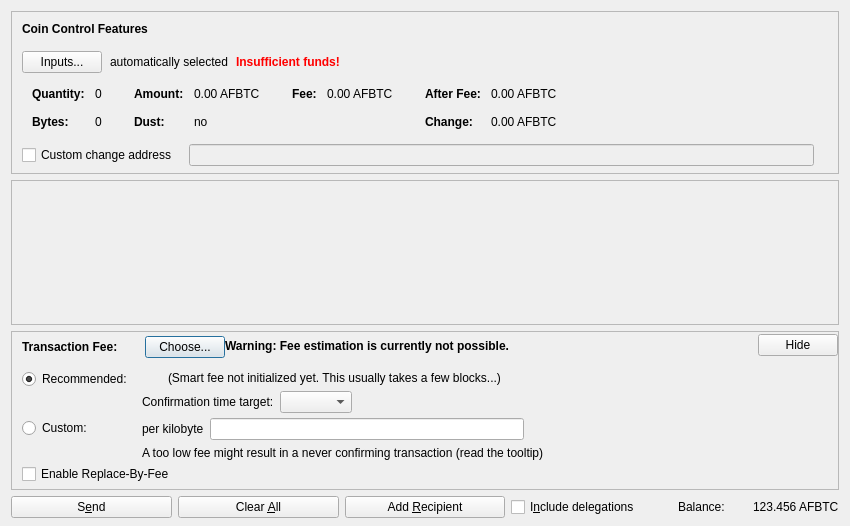
<?xml version="1.0" encoding="UTF-8"?>
<ui version="4.0">
 <class>SendCoinsDialog</class>
 <widget class="QDialog" name="SendCoinsDialog">
  <property name="geometry">
   <rect>
    <x>0</x>
    <y>0</y>
    <width>850</width>
    <height>526</height>
   </rect>
  </property>
  <property name="windowTitle">
   <string>Send Coins</string>
  </property>
  <layout class="QVBoxLayout" name="verticalLayout" stretch="0,1,0,0">
   <property name="bottomMargin">
    <number>8</number>
   </property>
   <item>
    <widget class="QFrame" name="frameCoinControl">
     <property name="sizePolicy">
      <sizepolicy hsizetype="Expanding" vsizetype="Expanding">
       <horstretch>0</horstretch>
       <verstretch>0</verstretch>
      </sizepolicy>
     </property>
     <property name="maximumSize">
      <size>
       <width>16777215</width>
       <height>16777215</height>
      </size>
     </property>
     <property name="frameShape">
      <enum>QFrame::StyledPanel</enum>
     </property>
     <property name="frameShadow">
      <enum>QFrame::Sunken</enum>
     </property>
     <layout class="QVBoxLayout" name="verticalLayoutCoinControl2">
      <property name="spacing">
       <number>0</number>
      </property>
      <property name="leftMargin">
       <number>0</number>
      </property>
      <property name="topMargin">
       <number>0</number>
      </property>
      <property name="rightMargin">
       <number>0</number>
      </property>
      <property name="bottomMargin">
       <number>6</number>
      </property>
      <item>
       <layout class="QVBoxLayout" name="verticalLayoutCoinControl" stretch="0,0,0,0,1">
        <property name="spacing">
         <number>0</number>
        </property>
        <property name="leftMargin">
         <number>10</number>
        </property>
        <property name="topMargin">
         <number>10</number>
        </property>
        <item>
         <layout class="QHBoxLayout" name="horizontalLayoutCoinControl1">
          <property name="bottomMargin">
           <number>15</number>
          </property>
          <item>
           <widget class="QLabel" name="labelCoinControlFeatures">
            <property name="sizePolicy">
             <sizepolicy hsizetype="Preferred" vsizetype="Maximum">
              <horstretch>0</horstretch>
              <verstretch>0</verstretch>
             </sizepolicy>
            </property>
            <property name="font">
             <font>
              <weight>75</weight>
              <bold>true</bold>
             </font>
            </property>
            <property name="styleSheet">
             <string notr="true">font-weight:bold;</string>
            </property>
            <property name="text">
             <string>Coin Control Features</string>
            </property>
           </widget>
          </item>
         </layout>
        </item>
        <item>
         <layout class="QHBoxLayout" name="horizontalLayoutCoinControl2" stretch="0,0,0,0">
          <property name="spacing">
           <number>8</number>
          </property>
          <property name="bottomMargin">
           <number>10</number>
          </property>
          <item>
           <widget class="QPushButton" name="pushButtonCoinControl">
            <property name="styleSheet">
             <string notr="true"/>
            </property>
            <property name="text">
             <string>Inputs...</string>
            </property>
            <property name="autoDefault">
             <bool>false</bool>
            </property>
           </widget>
          </item>
          <item>
           <widget class="QLabel" name="labelCoinControlAutomaticallySelected">
            <property name="text">
             <string>automatically selected</string>
            </property>
            <property name="margin">
             <number>5</number>
            </property>
           </widget>
          </item>
          <item>
           <widget class="QLabel" name="labelCoinControlInsuffFunds">
            <property name="font">
             <font>
              <weight>75</weight>
              <bold>true</bold>
             </font>
            </property>
            <property name="styleSheet">
             <string notr="true">color:red;font-weight:bold;</string>
            </property>
            <property name="text">
             <string>Insufficient funds!</string>
            </property>
            <property name="margin">
             <number>5</number>
            </property>
           </widget>
          </item>
          <item>
           <spacer name="horizontalSpacerCoinControl">
            <property name="orientation">
             <enum>Qt::Horizontal</enum>
            </property>
            <property name="sizeHint" stdset="0">
             <size>
              <width>40</width>
              <height>1</height>
             </size>
            </property>
           </spacer>
          </item>
         </layout>
        </item>
        <item>
         <widget class="QWidget" name="widgetCoinControl" native="true">
          <property name="sizePolicy">
           <sizepolicy hsizetype="Preferred" vsizetype="Preferred">
            <horstretch>0</horstretch>
            <verstretch>0</verstretch>
           </sizepolicy>
          </property>
          <property name="minimumSize">
           <size>
            <width>0</width>
            <height>0</height>
           </size>
          </property>
          <property name="styleSheet">
           <string notr="true"/>
          </property>
          <layout class="QHBoxLayout" name="horizontalLayoutCoinControl5">
           <property name="leftMargin">
            <number>0</number>
           </property>
           <property name="topMargin">
            <number>0</number>
           </property>
           <property name="rightMargin">
            <number>0</number>
           </property>
           <property name="bottomMargin">
            <number>0</number>
           </property>
           <item>
            <layout class="QHBoxLayout" name="horizontalLayoutCoinControl3" stretch="0,0,0,1">
             <property name="spacing">
              <number>20</number>
             </property>
             <property name="topMargin">
              <number>0</number>
             </property>
             <property name="bottomMargin">
              <number>10</number>
             </property>
             <item>
              <layout class="QFormLayout" name="formLayoutCoinControl1">
               <property name="horizontalSpacing">
                <number>10</number>
               </property>
               <property name="verticalSpacing">
                <number>14</number>
               </property>
               <property name="leftMargin">
                <number>10</number>
               </property>
               <property name="topMargin">
                <number>4</number>
               </property>
               <property name="rightMargin">
                <number>6</number>
               </property>
               <item row="0" column="0">
                <widget class="QLabel" name="labelCoinControlQuantityText">
                 <property name="font">
                  <font>
                   <weight>75</weight>
                   <bold>true</bold>
                  </font>
                 </property>
                 <property name="text">
                  <string>Quantity:</string>
                 </property>
                 <property name="margin">
                  <number>0</number>
                 </property>
                </widget>
               </item>
               <item row="0" column="1">
                <widget class="QLabel" name="labelCoinControlQuantity">
                 <property name="cursor">
                  <cursorShape>IBeamCursor</cursorShape>
                 </property>
                 <property name="contextMenuPolicy">
                  <enum>Qt::ActionsContextMenu</enum>
                 </property>
                 <property name="text">
                  <string notr="true">0</string>
                 </property>
                 <property name="margin">
                  <number>0</number>
                 </property>
                 <property name="textInteractionFlags">
                  <set>Qt::LinksAccessibleByMouse|Qt::TextSelectableByKeyboard|Qt::TextSelectableByMouse</set>
                 </property>
                </widget>
               </item>
               <item row="1" column="0">
                <widget class="QLabel" name="labelCoinControlBytesText">
                 <property name="font">
                  <font>
                   <weight>75</weight>
                   <bold>true</bold>
                  </font>
                 </property>
                 <property name="text">
                  <string>Bytes:</string>
                 </property>
                </widget>
               </item>
               <item row="1" column="1">
                <widget class="QLabel" name="labelCoinControlBytes">
                 <property name="cursor">
                  <cursorShape>IBeamCursor</cursorShape>
                 </property>
                 <property name="contextMenuPolicy">
                  <enum>Qt::ActionsContextMenu</enum>
                 </property>
                 <property name="text">
                  <string notr="true">0</string>
                 </property>
                 <property name="textInteractionFlags">
                  <set>Qt::LinksAccessibleByMouse|Qt::TextSelectableByKeyboard|Qt::TextSelectableByMouse</set>
                 </property>
                </widget>
               </item>
              </layout>
             </item>
             <item>
              <layout class="QFormLayout" name="formLayoutCoinControl2">
               <property name="horizontalSpacing">
                <number>10</number>
               </property>
               <property name="verticalSpacing">
                <number>14</number>
               </property>
               <property name="leftMargin">
                <number>6</number>
               </property>
               <property name="topMargin">
                <number>4</number>
               </property>
               <property name="rightMargin">
                <number>6</number>
               </property>
               <item row="0" column="0">
                <widget class="QLabel" name="labelCoinControlAmountText">
                 <property name="font">
                  <font>
                   <weight>75</weight>
                   <bold>true</bold>
                  </font>
                 </property>
                 <property name="text">
                  <string>Amount:</string>
                 </property>
                 <property name="margin">
                  <number>0</number>
                 </property>
                </widget>
               </item>
               <item row="0" column="1">
                <widget class="QLabel" name="labelCoinControlAmount">
                 <property name="cursor">
                  <cursorShape>IBeamCursor</cursorShape>
                 </property>
                 <property name="contextMenuPolicy">
                  <enum>Qt::ActionsContextMenu</enum>
                 </property>
                 <property name="text">
                  <string notr="true">0.00 AFBTC</string>
                 </property>
                 <property name="textInteractionFlags">
                  <set>Qt::LinksAccessibleByMouse|Qt::TextSelectableByKeyboard|Qt::TextSelectableByMouse</set>
                 </property>
                </widget>
               </item>
               <item row="1" column="0">
                <widget class="QLabel" name="labelCoinControlLowOutputText">
                 <property name="font">
                  <font>
                   <weight>75</weight>
                   <bold>true</bold>
                  </font>
                 </property>
                 <property name="text">
                  <string>Dust:</string>
                 </property>
                </widget>
               </item>
               <item row="1" column="1">
                <widget class="QLabel" name="labelCoinControlLowOutput">
                 <property name="cursor">
                  <cursorShape>IBeamCursor</cursorShape>
                 </property>
                 <property name="contextMenuPolicy">
                  <enum>Qt::ActionsContextMenu</enum>
                 </property>
                 <property name="text">
                  <string notr="true">no</string>
                 </property>
                 <property name="textInteractionFlags">
                  <set>Qt::LinksAccessibleByMouse|Qt::TextSelectableByKeyboard|Qt::TextSelectableByMouse</set>
                 </property>
                </widget>
               </item>
              </layout>
             </item>
             <item>
              <layout class="QFormLayout" name="formLayoutCoinControl3">
               <property name="horizontalSpacing">
                <number>10</number>
               </property>
               <property name="verticalSpacing">
                <number>14</number>
               </property>
               <property name="leftMargin">
                <number>6</number>
               </property>
               <property name="topMargin">
                <number>4</number>
               </property>
               <property name="rightMargin">
                <number>6</number>
               </property>
               <item row="0" column="0">
                <widget class="QLabel" name="labelCoinControlFeeText">
                 <property name="font">
                  <font>
                   <weight>75</weight>
                   <bold>true</bold>
                  </font>
                 </property>
                 <property name="text">
                  <string>Fee:</string>
                 </property>
                 <property name="margin">
                  <number>0</number>
                 </property>
                </widget>
               </item>
               <item row="0" column="1">
                <widget class="QLabel" name="labelCoinControlFee">
                 <property name="cursor">
                  <cursorShape>IBeamCursor</cursorShape>
                 </property>
                 <property name="contextMenuPolicy">
                  <enum>Qt::ActionsContextMenu</enum>
                 </property>
                 <property name="text">
                  <string notr="true">0.00 AFBTC</string>
                 </property>
                 <property name="textInteractionFlags">
                  <set>Qt::LinksAccessibleByMouse|Qt::TextSelectableByKeyboard|Qt::TextSelectableByMouse</set>
                 </property>
                </widget>
               </item>
              </layout>
             </item>
             <item>
              <layout class="QFormLayout" name="formLayoutCoinControl4">
               <property name="horizontalSpacing">
                <number>10</number>
               </property>
               <property name="verticalSpacing">
                <number>14</number>
               </property>
               <property name="leftMargin">
                <number>6</number>
               </property>
               <property name="topMargin">
                <number>4</number>
               </property>
               <property name="rightMargin">
                <number>6</number>
               </property>
               <item row="0" column="0">
                <widget class="QLabel" name="labelCoinControlAfterFeeText">
                 <property name="font">
                  <font>
                   <weight>75</weight>
                   <bold>true</bold>
                  </font>
                 </property>
                 <property name="text">
                  <string>After Fee:</string>
                 </property>
                 <property name="margin">
                  <number>0</number>
                 </property>
                </widget>
               </item>
               <item row="0" column="1">
                <widget class="QLabel" name="labelCoinControlAfterFee">
                 <property name="cursor">
                  <cursorShape>IBeamCursor</cursorShape>
                 </property>
                 <property name="contextMenuPolicy">
                  <enum>Qt::ActionsContextMenu</enum>
                 </property>
                 <property name="text">
                  <string notr="true">0.00 AFBTC</string>
                 </property>
                 <property name="textInteractionFlags">
                  <set>Qt::LinksAccessibleByMouse|Qt::TextSelectableByKeyboard|Qt::TextSelectableByMouse</set>
                 </property>
                </widget>
               </item>
               <item row="1" column="0">
                <widget class="QLabel" name="labelCoinControlChangeText">
                 <property name="font">
                  <font>
                   <weight>75</weight>
                   <bold>true</bold>
                  </font>
                 </property>
                 <property name="text">
                  <string>Change:</string>
                 </property>
                </widget>
               </item>
               <item row="1" column="1">
                <widget class="QLabel" name="labelCoinControlChange">
                 <property name="cursor">
                  <cursorShape>IBeamCursor</cursorShape>
                 </property>
                 <property name="contextMenuPolicy">
                  <enum>Qt::ActionsContextMenu</enum>
                 </property>
                 <property name="text">
                  <string notr="true">0.00 AFBTC</string>
                 </property>
                 <property name="textInteractionFlags">
                  <set>Qt::LinksAccessibleByMouse|Qt::TextSelectableByKeyboard|Qt::TextSelectableByMouse</set>
                 </property>
                </widget>
               </item>
              </layout>
             </item>
            </layout>
           </item>
          </layout>
         </widget>
        </item>
        <item>
         <layout class="QHBoxLayout" name="horizontalLayoutCoinControl4" stretch="0,0,0">
          <property name="spacing">
           <number>12</number>
          </property>
          <property name="sizeConstraint">
           <enum>QLayout::SetDefaultConstraint</enum>
          </property>
          <property name="topMargin">
           <number>5</number>
          </property>
          <property name="rightMargin">
           <number>5</number>
          </property>
          <item>
           <widget class="QCheckBox" name="checkBoxCoinControlChange">
            <property name="toolTip">
             <string>If this is activated, but the change address is empty or invalid, change will be sent to a newly generated address.</string>
            </property>
            <property name="text">
             <string>Custom change address</string>
            </property>
           </widget>
          </item>
          <item>
           <widget class="QValidatedLineEdit" name="lineEditCoinControlChange">
            <property name="enabled">
             <bool>false</bool>
            </property>
            <property name="sizePolicy">
             <sizepolicy hsizetype="Expanding" vsizetype="Fixed">
              <horstretch>0</horstretch>
              <verstretch>0</verstretch>
             </sizepolicy>
            </property>
           </widget>
          </item>
          <item>
           <widget class="QLabel" name="labelCoinControlChangeLabel">
            <property name="sizePolicy">
             <sizepolicy hsizetype="Preferred" vsizetype="Expanding">
              <horstretch>0</horstretch>
              <verstretch>0</verstretch>
             </sizepolicy>
            </property>
            <property name="minimumSize">
             <size>
              <width>0</width>
              <height>0</height>
             </size>
            </property>
            <property name="text">
             <string/>
            </property>
            <property name="margin">
             <number>3</number>
            </property>
           </widget>
          </item>
         </layout>
        </item>
        <item>
         <spacer name="verticalSpacerCoinControl">
          <property name="orientation">
           <enum>Qt::Vertical</enum>
          </property>
          <property name="sizeHint" stdset="0">
           <size>
            <width>800</width>
            <height>1</height>
           </size>
          </property>
         </spacer>
        </item>
       </layout>
      </item>
     </layout>
    </widget>
   </item>
   <item>
    <widget class="QScrollArea" name="scrollArea">
     <property name="widgetResizable">
      <bool>true</bool>
     </property>
     <widget class="QWidget" name="scrollAreaWidgetContents">
      <property name="geometry">
       <rect>
        <x>0</x>
        <y>0</y>
        <width>830</width>
        <height>104</height>
       </rect>
      </property>
      <layout class="QVBoxLayout" name="verticalLayout_2" stretch="0,1">
       <property name="leftMargin">
        <number>0</number>
       </property>
       <property name="topMargin">
        <number>0</number>
       </property>
       <property name="rightMargin">
        <number>0</number>
       </property>
       <property name="bottomMargin">
        <number>0</number>
       </property>
       <item>
        <layout class="QVBoxLayout" name="entries">
         <property name="spacing">
          <number>6</number>
         </property>
        </layout>
       </item>
       <item>
        <spacer name="verticalSpacer">
         <property name="orientation">
          <enum>Qt::Vertical</enum>
         </property>
         <property name="sizeHint" stdset="0">
          <size>
           <width>20</width>
           <height>40</height>
          </size>
         </property>
        </spacer>
       </item>
      </layout>
     </widget>
    </widget>
   </item>
   <item>
    <widget class="QFrame" name="frameFee">
     <property name="sizePolicy">
      <sizepolicy hsizetype="Expanding" vsizetype="Expanding">
       <horstretch>0</horstretch>
       <verstretch>0</verstretch>
      </sizepolicy>
     </property>
     <property name="maximumSize">
      <size>
       <width>16777215</width>
       <height>16777215</height>
      </size>
     </property>
     <property name="frameShape">
      <enum>QFrame::StyledPanel</enum>
     </property>
     <property name="frameShadow">
      <enum>QFrame::Sunken</enum>
     </property>
     <layout class="QVBoxLayout" name="verticalLayoutFee1">
      <property name="spacing">
       <number>0</number>
      </property>
      <property name="leftMargin">
       <number>0</number>
      </property>
      <property name="topMargin">
       <number>0</number>
      </property>
      <property name="rightMargin">
       <number>0</number>
      </property>
      <property name="bottomMargin">
       <number>0</number>
      </property>
      <item>
       <layout class="QVBoxLayout" name="verticalLayoutFee2" stretch="0,0,0">
        <property name="spacing">
         <number>0</number>
        </property>
        <property name="leftMargin">
         <number>10</number>
        </property>
        <property name="topMargin">
         <number>0</number>
        </property>
        <item>
         <layout class="QHBoxLayout" name="horizontalLayoutFee1">
          <property name="bottomMargin">
           <number>0</number>
          </property>
          <item>
           <layout class="QVBoxLayout" name="verticalLayoutFee7">
            <property name="spacing">
             <number>0</number>
            </property>
            <item>
             <spacer name="verticalSpacerSmartFee">
              <property name="orientation">
               <enum>Qt::Vertical</enum>
              </property>
              <property name="sizeType">
               <enum>QSizePolicy::Fixed</enum>
              </property>
              <property name="sizeHint" stdset="0">
               <size>
                <width>1</width>
                <height>4</height>
               </size>
              </property>
             </spacer>
            </item>
            <item>
             <layout class="QHBoxLayout" name="horizontalLayoutSmartFee">
              <property name="spacing">
               <number>10</number>
              </property>
              <item>
               <widget class="QLabel" name="labelFeeHeadline">
                <property name="sizePolicy">
                 <sizepolicy hsizetype="Preferred" vsizetype="Maximum">
                  <horstretch>0</horstretch>
                  <verstretch>0</verstretch>
                 </sizepolicy>
                </property>
                <property name="font">
                 <font>
                  <weight>75</weight>
                  <bold>true</bold>
                 </font>
                </property>
                <property name="styleSheet">
                 <string notr="true">font-weight:bold;</string>
                </property>
                <property name="text">
                 <string>Transaction Fee:</string>
                </property>
               </widget>
              </item>
              <item>
               <widget class="QLabel" name="labelFeeMinimized">
                <property name="text">
                 <string/>
                </property>
               </widget>
              </item>
              <item>
               <widget class="QPushButton" name="buttonChooseFee">
                <property name="text">
                 <string>Choose...</string>
                </property>
               </widget>
              </item>
             </layout>
            </item>
            <item>
             <spacer name="verticalSpacer_5">
              <property name="orientation">
               <enum>Qt::Vertical</enum>
              </property>
              <property name="sizeHint" stdset="0">
               <size>
                <width>1</width>
                <height>1</height>
               </size>
              </property>
             </spacer>
            </item>
           </layout>
          </item>
          <item>
           <widget class="QLabel" name="fallbackFeeWarningLabel">
            <property name="toolTip">
             <string>Using the fallbackfee can result in sending a transaction that will take several hours or days (or never) to confirm. Consider choosing your fee manually or wait until you have validated the complete chain.</string>
            </property>
            <property name="font">
            <font>
                <weight>75</weight>
                <bold>true</bold>
            </font>
            </property>
            <property name="text">
             <string>Warning: Fee estimation is currently not possible.</string>
            </property>
            <property name="wordWrap">
             <bool>false</bool>
            </property>
           </widget>
          </item>
          <item>
           <spacer name="horizontalSpacer_4">
            <property name="orientation">
             <enum>Qt::Horizontal</enum>
            </property>
            <property name="sizeType">
             <enum>QSizePolicy::MinimumExpanding</enum>
            </property>
            <property name="sizeHint" stdset="0">
             <size>
              <width>40</width>
              <height>20</height>
             </size>
            </property>
           </spacer>
          </item>
          <item>
           <widget class="QPushButton" name="buttonMinimizeFee">
            <property name="toolTip">
             <string>Hide transaction fee settings</string>
            </property>
            <property name="text">
             <string>Hide</string>
            </property>
           </widget>
          </item>
         </layout>
        </item>
        <item>
         <widget class="QFrame" name="frameFeeSelection">
          <layout class="QVBoxLayout" name="verticalLayoutFee12">
           <property name="spacing">
            <number>0</number>
           </property>
           <property name="leftMargin">
            <number>0</number>
           </property>
           <property name="topMargin">
            <number>0</number>
           </property>
           <property name="rightMargin">
            <number>0</number>
           </property>
           <property name="bottomMargin">
            <number>0</number>
           </property>
           <item>
            <layout class="QGridLayout" name="gridLayoutFee">
             <property name="topMargin">
              <number>10</number>
             </property>
             <property name="bottomMargin">
              <number>4</number>
             </property>
             <property name="horizontalSpacing">
              <number>10</number>
             </property>
             <property name="verticalSpacing">
              <number>4</number>
             </property>
             <item row="1" column="1">
              <layout class="QVBoxLayout" name="verticalLayoutFee8">
               <property name="spacing">
                <number>6</number>
               </property>
               <item>
                <layout class="QHBoxLayout" name="horizontalLayoutFee13">
                 <item>
                  <widget class="QLabel" name="labelCustomPerKilobyte">
                   <property name="toolTip">
                    <string>Specify a custom fee per kB (1,000 bytes) of the transaction's virtual size.

Note:  Since the fee is calculated on a per-byte basis, a fee of "100 satoshis per kB" for a transaction size of 500 bytes (half of 1 kB) would ultimately yield a fee of only 50 satoshis.</string>
                   </property>
                   <property name="text">
                    <string>per kilobyte</string>
                   </property>
                  </widget>
                 </item>
                 <item>
                  <widget class="BitcoinAmountField" name="customFee"/>
                 </item>
                 <item>
                  <spacer name="horizontalSpacer_6">
                   <property name="orientation">
                    <enum>Qt::Horizontal</enum>
                   </property>
                   <property name="sizeHint" stdset="0">
                    <size>
                     <width>1</width>
                     <height>1</height>
                    </size>
                   </property>
                  </spacer>
                 </item>
                </layout>
               </item>
               <item>
                <layout class="QHBoxLayout" name="horizontalLayoutFee8">
                 <item>
                  <widget class="QLabel" name="labelCustomFeeWarning">
                   <property name="enabled">
                    <bool>true</bool>
                   </property>
                   <property name="toolTip">
                    <string>When there is less transaction volume than space in the blocks, miners as well as relaying nodes may enforce a minimum fee. Paying only this minimum fee is just fine, but be aware that this can result in a never confirming transaction once there is more demand for bitcoin transactions than the network can process.</string>
                   </property>
                   <property name="text">
                    <string>A too low fee might result in a never confirming transaction (read the tooltip)</string>
                   </property>
                  </widget>
                 </item>
                 <item>
                  <spacer name="horizontalSpacer_2">
                   <property name="orientation">
                    <enum>Qt::Horizontal</enum>
                   </property>
                   <property name="sizeHint" stdset="0">
                    <size>
                     <width>1</width>
                     <height>1</height>
                    </size>
                   </property>
                  </spacer>
                 </item>
                </layout>
               </item>
              </layout>
             </item>
             <item row="0" column="0">
              <layout class="QVBoxLayout" name="verticalLayoutFee4" stretch="0,1">
               <item>
                <widget class="QRadioButton" name="radioSmartFee">
                 <property name="text">
                  <string>Recommended:</string>
                 </property>
                 <property name="checked">
                  <bool>true</bool>
                 </property>
                 <attribute name="buttonGroup">
                  <string notr="true">groupFee</string>
                 </attribute>
                </widget>
               </item>
               <item>
                <spacer name="verticalSpacer_2">
                 <property name="orientation">
                  <enum>Qt::Vertical</enum>
                 </property>
                 <property name="sizeHint" stdset="0">
                  <size>
                   <width>1</width>
                   <height>1</height>
                  </size>
                 </property>
                </spacer>
               </item>
              </layout>
             </item>
             <item row="1" column="0">
              <layout class="QVBoxLayout" name="verticalLayoutFee9" stretch="0,1">
               <item>
                <widget class="QRadioButton" name="radioCustomFee">
                 <property name="text">
                  <string>Custom:</string>
                 </property>
                 <attribute name="buttonGroup">
                  <string notr="true">groupFee</string>
                 </attribute>
                </widget>
               </item>
               <item>
                <spacer name="verticalSpacer_6">
                 <property name="orientation">
                  <enum>Qt::Vertical</enum>
                 </property>
                 <property name="sizeHint" stdset="0">
                  <size>
                   <width>1</width>
                   <height>1</height>
                  </size>
                 </property>
                </spacer>
               </item>
              </layout>
             </item>
             <item row="0" column="1">
              <layout class="QVBoxLayout" name="verticalLayoutFee3" stretch="0,0,1">
               <property name="spacing">
                <number>6</number>
               </property>
               <property name="topMargin">
                <number>2</number>
               </property>
               <item>
                <layout class="QHBoxLayout" name="horizontalLayoutFee12">
                 <item>
                  <widget class="QLabel" name="labelSmartFee">
                   <property name="text">
                    <string/>
                   </property>
                  </widget>
                 </item>
                 <item>
                  <widget class="QLabel" name="labelFeeEstimation">
                   <property name="text">
                    <string/>
                   </property>
                  </widget>
                 </item>
                 <item>
                  <widget class="QLabel" name="labelSmartFee2">
                   <property name="text">
                    <string>(Smart fee not initialized yet. This usually takes a few blocks...)</string>
                   </property>
                  </widget>
                 </item>
                 <item>
                  <spacer name="horizontalSpacer_5">
                   <property name="orientation">
                    <enum>Qt::Horizontal</enum>
                   </property>
                   <property name="sizeHint" stdset="0">
                    <size>
                     <width>1</width>
                     <height>1</height>
                    </size>
                   </property>
                  </spacer>
                 </item>
                </layout>
               </item>
               <item>
                <layout class="QHBoxLayout" name="horizontalLayoutFee9">
                 <item>
                  <layout class="QVBoxLayout" name="verticalLayoutFee6">
                   <item>
                    <widget class="QLabel" name="labelSmartFee3">
                     <property name="text">
                      <string>Confirmation time target:</string>
                     </property>
                    </widget>
                   </item>
                  </layout>
                 </item>
                 <item>
                  <layout class="QVBoxLayout" name="verticalLayoutFee5">
                   <property name="rightMargin">
                    <number>30</number>
                   </property>
                   <item>
                    <layout class="QHBoxLayout" name="horizontalLayoutConfTarget">
                     <property name="bottomMargin">
                      <number>0</number>
                     </property>
                     <item>
                      <widget class="QComboBox" name="confTargetSelector"/>
                     </item>
                     <item>
                      <spacer name="horizontalSpacerConfTarget">
                       <property name="orientation">
                        <enum>Qt::Horizontal</enum>
                       </property>
                       <property name="sizeHint" stdset="0">
                        <size>
                         <width>40</width>
                         <height>20</height>
                        </size>
                       </property>
                      </spacer>
                     </item>
                    </layout>
                   </item>
                  </layout>
                 </item>
                </layout>
               </item>
               <item>
                <spacer name="verticalSpacer_4">
                 <property name="orientation">
                  <enum>Qt::Vertical</enum>
                 </property>
                 <property name="sizeHint" stdset="0">
                  <size>
                   <width>1</width>
                   <height>1</height>
                  </size>
                 </property>
                </spacer>
               </item>
              </layout>
             </item>
            </layout>
           </item>
           <item>
            <widget class="QCheckBox" name="optInRBF">
             <property name="text">
              <string>Enable Replace-By-Fee</string>
             </property>
             <property name="toolTip">
              <string>With Replace-By-Fee (BIP-125) you can increase a transaction's fee after it is sent. Without this, a higher fee may be recommended to compensate for increased transaction delay risk.</string>
             </property>
            </widget>
           </item>
          </layout>
         </widget>
        </item>
        <item>
         <spacer name="verticalSpacerFee">
          <property name="orientation">
           <enum>Qt::Vertical</enum>
          </property>
          <property name="sizeHint" stdset="0">
           <size>
            <width>40</width>
            <height>5</height>
           </size>
          </property>
         </spacer>
        </item>
       </layout>
      </item>
     </layout>
    </widget>
   </item>
   <item>
    <layout class="QHBoxLayout" name="horizontalLayout">
     <item>
      <widget class="QPushButton" name="sendButton">
       <property name="minimumSize">
        <size>
         <width>150</width>
         <height>0</height>
        </size>
       </property>
       <property name="toolTip">
        <string>Confirm the send action</string>
       </property>
       <property name="text">
        <string>S&amp;end</string>
       </property>
       <property name="icon">
        <iconset resource="../bitcoin.qrc">
         <normaloff>:/icons/send</normaloff>:/icons/send</iconset>
       </property>
       <property name="autoDefault">
        <bool>false</bool>
       </property>
       <property name="default">
        <bool>false</bool>
       </property>
      </widget>
     </item>
     <item>
      <widget class="QPushButton" name="clearButton">
       <property name="sizePolicy">
        <sizepolicy hsizetype="Minimum" vsizetype="Fixed">
         <horstretch>0</horstretch>
         <verstretch>0</verstretch>
        </sizepolicy>
       </property>
       <property name="toolTip">
        <string>Clear all fields of the form.</string>
       </property>
       <property name="text">
        <string>Clear &amp;All</string>
       </property>
       <property name="icon">
        <iconset resource="../bitcoin.qrc">
         <normaloff>:/icons/remove</normaloff>:/icons/remove</iconset>
       </property>
       <property name="autoDefault">
        <bool>false</bool>
       </property>
      </widget>
     </item>
     <item>
      <widget class="QPushButton" name="addButton">
       <property name="toolTip">
        <string>Send to multiple recipients at once</string>
       </property>
       <property name="text">
        <string>Add &amp;Recipient</string>
       </property>
       <property name="icon">
        <iconset resource="../bitcoin.qrc">
         <normaloff>:/icons/add</normaloff>:/icons/add</iconset>
       </property>
       <property name="autoDefault">
        <bool>false</bool>
       </property>
      </widget>
     </item>
     <item>
      <widget class="QCheckBox" name="checkboxIncludeDelegations">
       <property name="toolTip">
        <string>When calculating the available balance, take into account delegations also. If unchecked, the available balance will reflect only the coins currently in the wallet.</string>
       </property>
       <property name="text">
        <string>I&amp;nclude delegations</string>
       </property>
      </widget>
     </item>
     <item>
      <layout class="QHBoxLayout" name="horizontalLayout_2">
       <property name="spacing">
        <number>3</number>
       </property>
       <item>
        <widget class="QLabel" name="labelBalanceName">
         <property name="sizePolicy">
          <sizepolicy hsizetype="Preferred" vsizetype="Fixed">
           <horstretch>0</horstretch>
           <verstretch>0</verstretch>
          </sizepolicy>
         </property>
         <property name="text">
          <string>Balance:</string>
         </property>
        </widget>
       </item>
       <item>
        <widget class="QLabel" name="labelBalance">
         <property name="sizePolicy">
          <sizepolicy hsizetype="Preferred" vsizetype="Fixed">
           <horstretch>0</horstretch>
           <verstretch>0</verstretch>
          </sizepolicy>
         </property>
         <property name="cursor">
          <cursorShape>IBeamCursor</cursorShape>
         </property>
         <property name="text">
          <string notr="true">123.456 AFBTC</string>
         </property>
         <property name="textInteractionFlags">
          <set>Qt::LinksAccessibleByMouse|Qt::TextSelectableByKeyboard|Qt::TextSelectableByMouse</set>
         </property>
        </widget>
       </item>
      </layout>
     </item>
    </layout>
   </item>
  </layout>
 </widget>
 <customwidgets>
  <customwidget>
   <class>QValidatedLineEdit</class>
   <extends>QLineEdit</extends>
   <header>qt/qvalidatedlineedit.h</header>
  </customwidget>
  <customwidget>
   <class>BitcoinAmountField</class>
   <extends>QLineEdit</extends>
   <header>qt/bitcoinamountfield.h</header>
   <container>1</container>
  </customwidget>
 </customwidgets>
 <resources>
  <include location="../bitcoin.qrc"/>
 </resources>
 <connections/>
 <buttongroups>
  <buttongroup name="groupFee"/>
 </buttongroups>
</ui>
